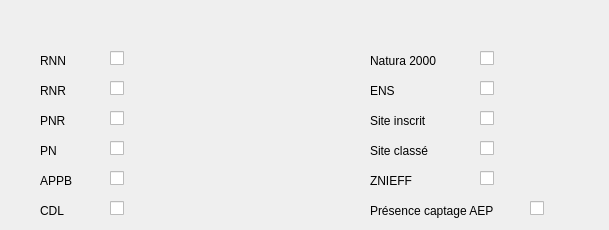
   <widget class="QWidget" name="tab_4">
    <attribute name="title">
     <string>Périmètres écologiques</string>
    </attribute>
    <widget class="QLabel" name="label_42">
     <property name="geometry">
      <rect>
       <x>40</x>
       <y>80</y>
       <width>61</width>
       <height>21</height>
      </rect>
     </property>
     <property name="font">
      <font>
       <weight>50</weight>
       <bold>false</bold>
      </font>
     </property>
     <property name="text">
      <string>RNR</string>
     </property>
    </widget>
    <widget class="QLabel" name="label_44">
     <property name="geometry">
      <rect>
       <x>40</x>
       <y>140</y>
       <width>61</width>
       <height>21</height>
      </rect>
     </property>
     <property name="font">
      <font>
       <weight>50</weight>
       <bold>false</bold>
      </font>
     </property>
     <property name="text">
      <string>PN</string>
     </property>
    </widget>
    <widget class="QLabel" name="label_45">
     <property name="geometry">
      <rect>
       <x>40</x>
       <y>50</y>
       <width>61</width>
       <height>21</height>
      </rect>
     </property>
     <property name="font">
      <font>
       <weight>50</weight>
       <bold>false</bold>
      </font>
     </property>
     <property name="text">
      <string>RNN</string>
     </property>
    </widget>
    <widget class="QLabel" name="label_46">
     <property name="geometry">
      <rect>
       <x>40</x>
       <y>110</y>
       <width>61</width>
       <height>21</height>
      </rect>
     </property>
     <property name="font">
      <font>
       <weight>50</weight>
       <bold>false</bold>
      </font>
     </property>
     <property name="text">
      <string>PNR</string>
     </property>
    </widget>
    <widget class="QLabel" name="label_47">
     <property name="geometry">
      <rect>
       <x>40</x>
       <y>200</y>
       <width>61</width>
       <height>21</height>
      </rect>
     </property>
     <property name="font">
      <font>
       <weight>50</weight>
       <bold>false</bold>
      </font>
     </property>
     <property name="text">
      <string>CDL</string>
     </property>
    </widget>
    <widget class="QLabel" name="label_48">
     <property name="geometry">
      <rect>
       <x>40</x>
       <y>170</y>
       <width>61</width>
       <height>21</height>
      </rect>
     </property>
     <property name="font">
      <font>
       <weight>50</weight>
       <bold>false</bold>
      </font>
     </property>
     <property name="text">
      <string>APPB</string>
     </property>
    </widget>
    <widget class="QLabel" name="label_49">
     <property name="geometry">
      <rect>
       <x>370</x>
       <y>50</y>
       <width>101</width>
       <height>21</height>
      </rect>
     </property>
     <property name="font">
      <font>
       <weight>50</weight>
       <bold>false</bold>
      </font>
     </property>
     <property name="text">
      <string>Natura 2000</string>
     </property>
    </widget>
    <widget class="QLabel" name="label_50">
     <property name="geometry">
      <rect>
       <x>370</x>
       <y>80</y>
       <width>101</width>
       <height>21</height>
      </rect>
     </property>
     <property name="font">
      <font>
       <weight>50</weight>
       <bold>false</bold>
      </font>
     </property>
     <property name="text">
      <string>ENS</string>
     </property>
    </widget>
    <widget class="QLabel" name="label_51">
     <property name="geometry">
      <rect>
       <x>370</x>
       <y>110</y>
       <width>101</width>
       <height>21</height>
      </rect>
     </property>
     <property name="font">
      <font>
       <weight>50</weight>
       <bold>false</bold>
      </font>
     </property>
     <property name="text">
      <string>Site inscrit</string>
     </property>
    </widget>
    <widget class="QLabel" name="label_52">
     <property name="geometry">
      <rect>
       <x>370</x>
       <y>140</y>
       <width>101</width>
       <height>21</height>
      </rect>
     </property>
     <property name="font">
      <font>
       <weight>50</weight>
       <bold>false</bold>
      </font>
     </property>
     <property name="text">
      <string>Site classé</string>
     </property>
    </widget>
    <widget class="QLabel" name="label_53">
     <property name="geometry">
      <rect>
       <x>370</x>
       <y>170</y>
       <width>101</width>
       <height>21</height>
      </rect>
     </property>
     <property name="font">
      <font>
       <weight>50</weight>
       <bold>false</bold>
      </font>
     </property>
     <property name="text">
      <string>ZNIEFF</string>
     </property>
    </widget>
    <widget class="QLabel" name="label_54">
     <property name="geometry">
      <rect>
       <x>370</x>
       <y>200</y>
       <width>151</width>
       <height>21</height>
      </rect>
     </property>
     <property name="font">
      <font>
       <weight>50</weight>
       <bold>false</bold>
      </font>
     </property>
     <property name="text">
      <string>Présence captage AEP</string>
     </property>
    </widget>
    <widget class="QCheckBox" name="rnn">
     <property name="geometry">
      <rect>
       <x>110</x>
       <y>50</y>
       <width>70</width>
       <height>17</height>
      </rect>
     </property>
     <property name="text">
      <string/>
     </property>
    </widget>
    <widget class="QCheckBox" name="rnr">
     <property name="geometry">
      <rect>
       <x>110</x>
       <y>80</y>
       <width>70</width>
       <height>17</height>
      </rect>
     </property>
     <property name="text">
      <string/>
     </property>
    </widget>
    <widget class="QCheckBox" name="pn">
     <property name="geometry">
      <rect>
       <x>110</x>
       <y>140</y>
       <width>70</width>
       <height>17</height>
      </rect>
     </property>
     <property name="text">
      <string/>
     </property>
    </widget>
    <widget class="QCheckBox" name="pnr">
     <property name="geometry">
      <rect>
       <x>110</x>
       <y>110</y>
       <width>70</width>
       <height>17</height>
      </rect>
     </property>
     <property name="text">
      <string/>
     </property>
    </widget>
    <widget class="QCheckBox" name="appb">
     <property name="geometry">
      <rect>
       <x>110</x>
       <y>170</y>
       <width>70</width>
       <height>17</height>
      </rect>
     </property>
     <property name="text">
      <string/>
     </property>
    </widget>
    <widget class="QCheckBox" name="cdl">
     <property name="geometry">
      <rect>
       <x>110</x>
       <y>200</y>
       <width>70</width>
       <height>17</height>
      </rect>
     </property>
     <property name="text">
      <string/>
     </property>
    </widget>
    <widget class="QCheckBox" name="ens">
     <property name="geometry">
      <rect>
       <x>480</x>
       <y>80</y>
       <width>70</width>
       <height>17</height>
      </rect>
     </property>
     <property name="text">
      <string/>
     </property>
    </widget>
    <widget class="QCheckBox" name="znieff">
     <property name="geometry">
      <rect>
       <x>480</x>
       <y>170</y>
       <width>70</width>
       <height>17</height>
      </rect>
     </property>
     <property name="text">
      <string/>
     </property>
    </widget>
    <widget class="QCheckBox" name="site_classe">
     <property name="geometry">
      <rect>
       <x>480</x>
       <y>140</y>
       <width>70</width>
       <height>17</height>
      </rect>
     </property>
     <property name="text">
      <string/>
     </property>
    </widget>
    <widget class="QCheckBox" name="site_inscrit">
     <property name="geometry">
      <rect>
       <x>480</x>
       <y>110</y>
       <width>70</width>
       <height>17</height>
      </rect>
     </property>
     <property name="text">
      <string/>
     </property>
    </widget>
    <widget class="QCheckBox" name="captage_aep">
     <property name="geometry">
      <rect>
       <x>530</x>
       <y>200</y>
       <width>70</width>
       <height>17</height>
      </rect>
     </property>
     <property name="text">
      <string/>
     </property>
    </widget>
    <widget class="QCheckBox" name="n2000">
     <property name="geometry">
      <rect>
       <x>480</x>
       <y>50</y>
       <width>70</width>
       <height>17</height>
      </rect>
     </property>
     <property name="text">
      <string/>
     </property>
    </widget>
   </widget>
